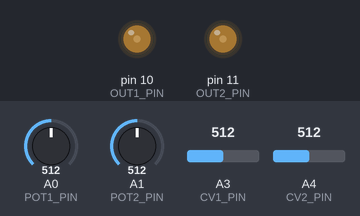
A sketch run on a simulated Arduino Uno, built with avr-gcc and run on an emulated ATmega328P. Shown: output pins drawn as LEDs (lit = HIGH). Inputs (shaded band) come from the test bench; at power-on: A0 (POT1_PIN) = 512, A1 (POT2_PIN) = 512, A3 (CV1_PIN) = 512, A4 (CV2_PIN) = 512.

Above: at 1.2 s.
1.3 s: A0 (POT1_PIN) set to 716
At 2.5 s:
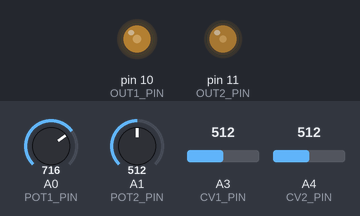
2.8 s: A1 (POT2_PIN) set to 716
At 3.7 s:
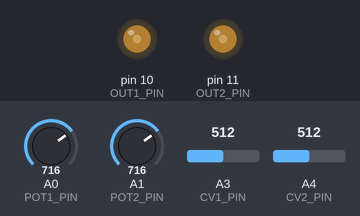
4.3 s: A3 (CV1_PIN) set to 716
At 4.8 s:
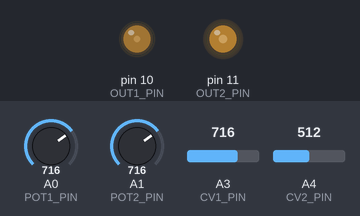
5.8 s: A4 (CV2_PIN) set to 30
At 7.0 s:
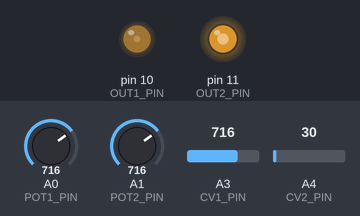
7.3 s: A0 (POT1_PIN) set to 992
At 8.3 s:
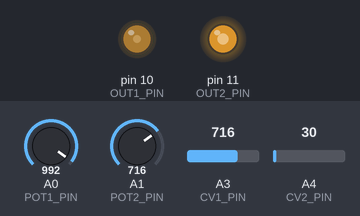
8.8 s: A1 (POT2_PIN) set to 992
At 9.4 s:
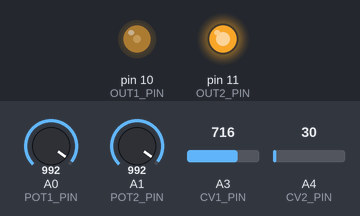
Timing chart, 0 to 11.3 s (numbered marks = the images above; inputs shaded):
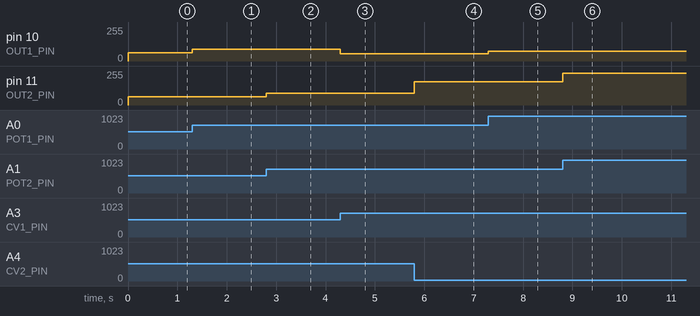

Measured:
- after the input at 1.3 s, pin 10 (OUT1_PIN): 63/255 → 89/255 at once
- after the input at 2.8 s, pin 11 (OUT2_PIN): 63/255 → 89/255 at once
- after the input at 4.3 s, pin 10 (OUT1_PIN): 89/255 → 53/255 at once
- after the input at 5.8 s, pin 11 (OUT2_PIN): 89/255 → 173/255 at once
- after the input at 7.3 s, pin 10 (OUT1_PIN): 53/255 → 74/255 at once
- after the input at 8.8 s, pin 11 (OUT2_PIN): 173/255 → 240/255 at once

The sketch:

attenuverterv2.ino
```cpp
/*
knzet EURORACK DUAL INVERTING CV ATTENUATOR, for HAGIWO's MOD1

Channel 1:
  A0 = Pot 1 (attenuation 0.0 → 1.0)
  A3 = CV IN1
  D10 = OUT1 (PWM)

Channel 2:
  A1 = Pot 2 (attenuation 0.0 → 1.0)
  A4 = CV IN2
  D11 = OUT2 (PWM)

Output = Inverted Input × Knob Position
*/

#include <Arduino.h>

// ----------------------------
// Pin Definitions
// ----------------------------
#define POT1_PIN   A0
#define POT2_PIN   A1

#define CV1_PIN    A3   // CV IN1
#define CV2_PIN    A4   // CV IN2

#define OUT1_PIN   10   // OUT1 PWM (Timer1 OCR1B)
#define OUT2_PIN   11   // OUT2 PWM (Timer2 OCR2A)

// ----------------------------
// Setup
// ----------------------------
void setup() {
  pinMode(OUT1_PIN, OUTPUT);
  pinMode(OUT2_PIN, OUTPUT);

  pinMode(POT1_PIN, INPUT);
  pinMode(POT2_PIN, INPUT);

  pinMode(CV1_PIN, INPUT);
  pinMode(CV2_PIN, INPUT);

  // ----------------------------
  // High Frequency PWM Setup
  // ----------------------------

  // Timer1 → D10 (OCR1B)
  // Fast PWM 8-bit, no prescaler (~62.5kHz)
  TCCR1A = 0;
  TCCR1B = 0;

  TCCR1A = (1 << WGM10) | (1 << COM1B1);
  TCCR1B = (1 << WGM12) | (1 << CS10);

  OCR1B = 0;

  // Timer2 → D11 (OCR2A)
  // Fast PWM, no prescaler (~62.5kHz)
  TCCR2A = 0;
  TCCR2B = 0;

  TCCR2A = (1 << WGM20) | (1 << WGM21) | (1 << COM2A1);
  TCCR2B = (1 << CS20);

  OCR2A = 0;
}

// ----------------------------
// Main Loop
// ----------------------------
void loop() {

  // -------- Channel 1 --------

  // Read knob (0–1023)
  int pot1 = analogRead(POT1_PIN);

  // Convert knob to gain (0.0–1.0)
  float gain1 = pot1 / 1023.0;

  // Read CV input (0–1023)
  int cv1 = analogRead(CV1_PIN);

  // Normalize CV input (0.0–1.0)
  float in1 = cv1 / 1023.0;

  // Invert input
  float inverted1 = 1.0 - in1;

  // Apply attenuation
  float out1 = inverted1 * gain1;

  // Convert to PWM (0–255)
  int pwm1 = (int)(out1 * 255.0);

  // Output to D10
  OCR1B = pwm1;


  // -------- Channel 2 --------

  int pot2 = analogRead(POT2_PIN);
  float gain2 = pot2 / 1023.0;

  int cv2 = analogRead(CV2_PIN);

  float in2 = cv2 / 1023.0;
  float inverted2 = 1.0 - in2;

  float out2 = inverted2 * gain2;

  int pwm2 = (int)(out2 * 255.0);

  // Output to D11
  OCR2A = pwm2;
}
```
